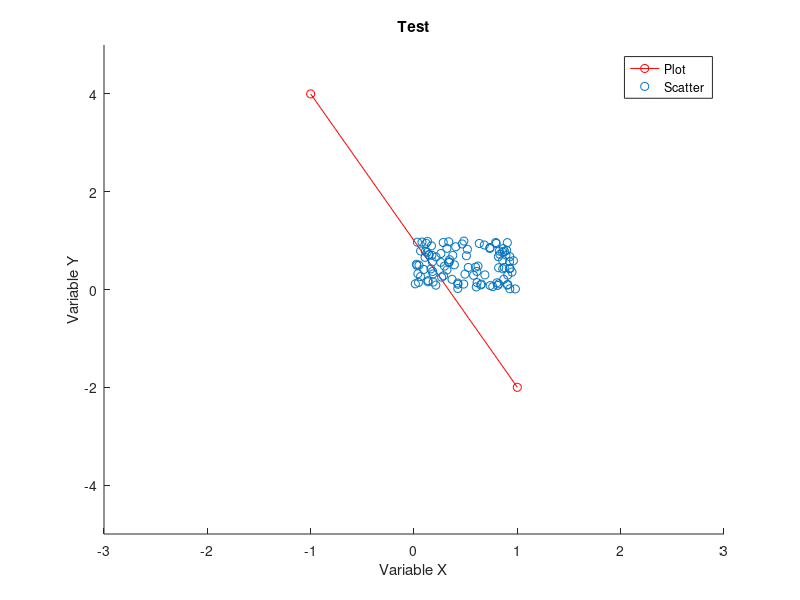
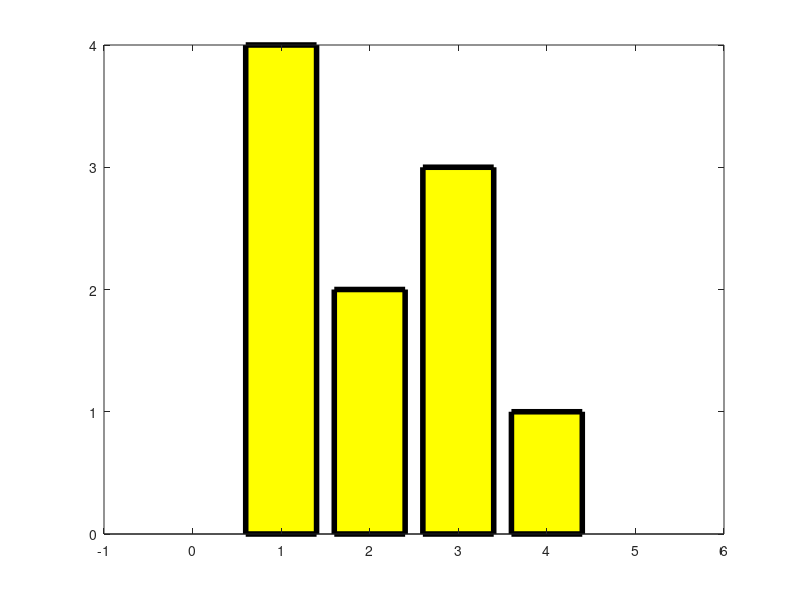
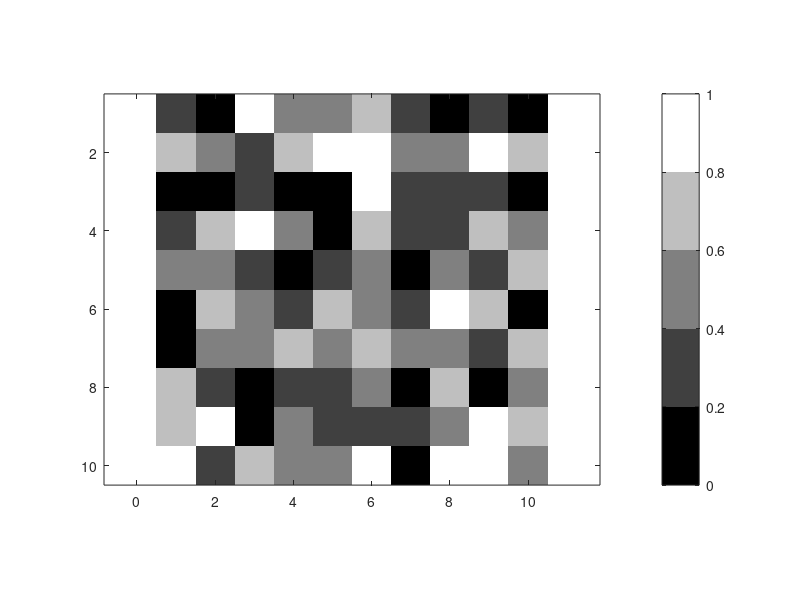

Recreate these plots in MATLAB, in order.
%% MATLAB Basics II

%% Examples for "1. Figures and plotting"

figure;
hold on;
h1 = plot([-1 1],[4 -2],'ro-');
h2 = scatter(rand(1,100),rand(1,100),'g.');
axis([-3 3 -5 5]);
xlabel('Variable X');
ylabel('Variable Y');
title('Test');
legend([h1 h2],{'Plot' 'Scatter'});
print('-dpng','test.png');
%%

figure;
h1 = bar([4 2 3 1]);
set(h1,'FaceColor','y','LineWidth',4);
ax = axis;
axis([-1 6 ax(3:4)]);
set(gca,'XTick',-1:6);
set(gca,'YTick',0:4);
print('-depsc2','test2.eps');
%%

figure;
imagesc(rand(10,10),[0 1]);
axis equal tight;
colormap(gray(5));
colorbar;
%%

%% Examples for "2. Flow control" and "3. Boolean operators"

a = 2;
if a > 1
  b = 10;
  c = b + 1;
else
  b = 5;
end
b
%%

a = [3 4 5];
if all(a > 0) && length(a)==3
  b = 1;
else
  b = 2;
end
b
%%

cnt = 1;
while cnt < 10
  cnt = cnt * 2;
end
cnt
%%

cnt = 0;
for x=1:10
  cnt = cnt + x;
end
cnt
%%

for x=1:10
  if x^2 > 50
    break;
  end
end
x
%%

x = 2;
switch x
case 0
  y = x;
case 1
  y = x^2;
case 2
  y = x^3;
end
y
%%

%% Examples for "7. Function handles, anonymous functions"

a = [1 0];
b = [3 4];
%%

fun1 = @mean;
c = fun1(a) + fun1(b);
c
%%

fun2 = @(x) sum(x.^2);
c = fun2(a) + fun2(b);
c
%%
